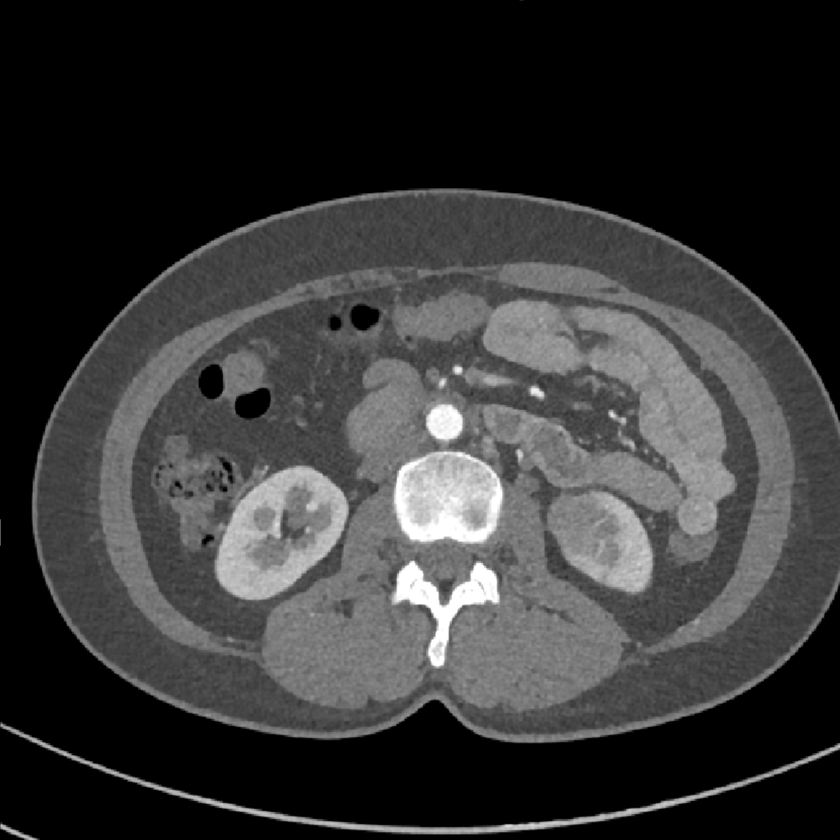
//> input picture DIP/exp6/2/ct_1.png, 840 x 840 px, shrunk from 1245 x 1245 before the run
$ ./hough   (built with g++ and OpenCV 4)
//> lines starting //> are read from the running program, lines starting //| are printed output that depends on the picture
#include <opencv2/opencv.hpp>
#include <iostream>
#include <vector>

int main()
{
    cv::Mat src = cv::imread("ct_1.png", cv::IMREAD_GRAYSCALE);
//> src is the input picture: 840 rows x 840 cols, CV_8UC1; min 0, max 255, mean 54.2

    // 高斯模糊减少噪声干扰，有助于霍夫变换的准确性
    cv::GaussianBlur(src, src, cv::Size(9, 9), 2, 2);

    // 参数说明:
    // dp=1: 累加器分辨率与图像分辨率相同
    // minDist=50: 检测到的圆心之间的最小距离
    // param1=100: Canny边缘检测的高阈值
    // param2=30: 累加器阈值（越小检测到的圆越多）
    // minRadius=10, maxRadius=40: 根据CT中血管大小设定的半径范围
    std::vector<cv::Vec3f> circles;
    cv::HoughCircles(src, circles, cv::HOUGH_GRADIENT, 1, 50, 100, 30, 10, 40);
//> circles = 1 circle (x, y, radius): [444.5, 421.5, 18.2]

    cv::Mat result;
    cv::cvtColor(src, result, cv::COLOR_GRAY2BGR);
    for (const auto &c : circles)
    {
        cv::Point center(std::round(c[0]), std::round(c[1]));
        int radius = std::round(c[2]);

        // 仅筛选图像中心区域的圆（规避边缘干扰）
        if (center.x > src.cols * 0.4 && center.x < src.cols * 0.6 &&
            center.y > src.rows * 0.4 && center.y < src.rows * 0.7)
        {

            cv::circle(result, center, radius, cv::Scalar(0, 0, 255), 3, cv::LINE_AA);
            cv::circle(result, center, 2, cv::Scalar(0, 255, 0), 3, cv::LINE_AA);
        }
    }
//> this loop made 1 pass
//> (c, center, radius) on pass 1: ([444.5, 421.5, 18.2], Point(445, 422), 18)
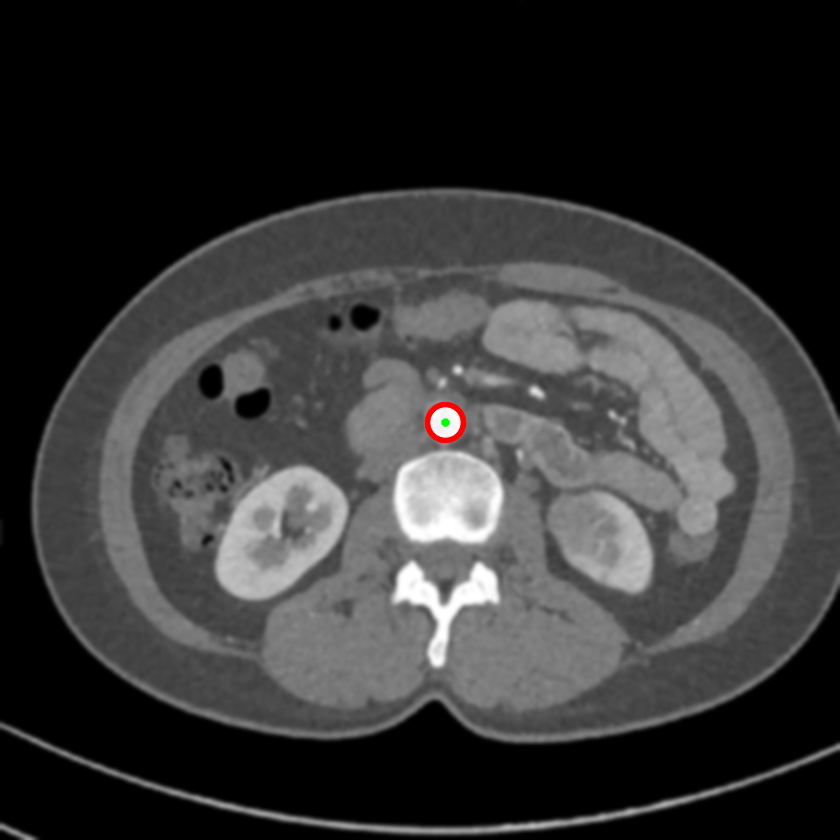
//> result: 840 rows x 840 cols, CV_8UC3; mean B, G, R 54, 54, 54.2

    // 5. 保存结果
    cv::imwrite("detected_vessel.png", result);

    return 0;
}

$ run again, with DIP/exp6/2/ct_crop.png copied over DIP/exp6/2/ct_1.png
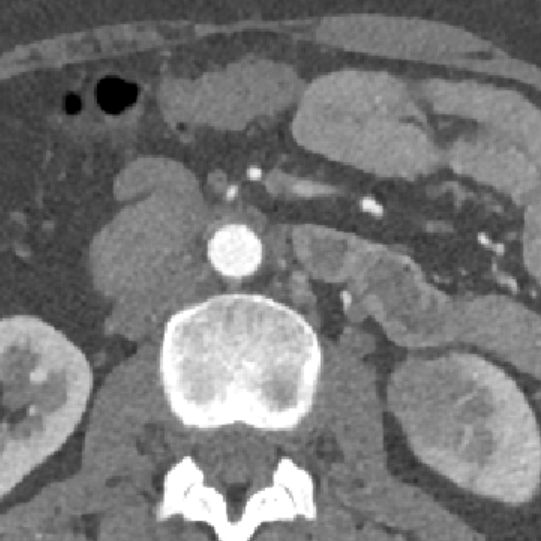
//> input picture DIP/exp6/2/ct_crop.png, 541 x 541 px
//> src is the input picture: 541 rows x 541 cols, CV_8UC1; min 0, max 255, mean 118.8
//> circles = 1 circle (x, y, radius): [234.5, 250.5, 26]
//> the loop `for (const auto &c : circles)` made 1 pass
//> (c, center, radius) on pass 1: ([234.5, 250.5, 26], Point(235, 251), 26)
//> after the loop `for (const auto &c : circles)`:
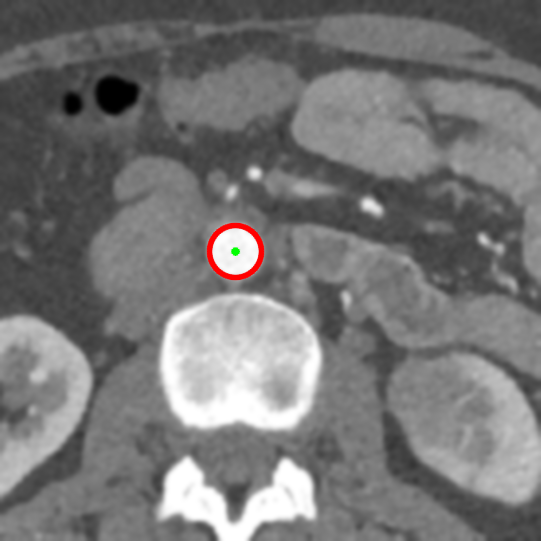
//> result: 541 rows x 541 cols, CV_8UC3; mean B, G, R 118.1, 118.2, 118.9
